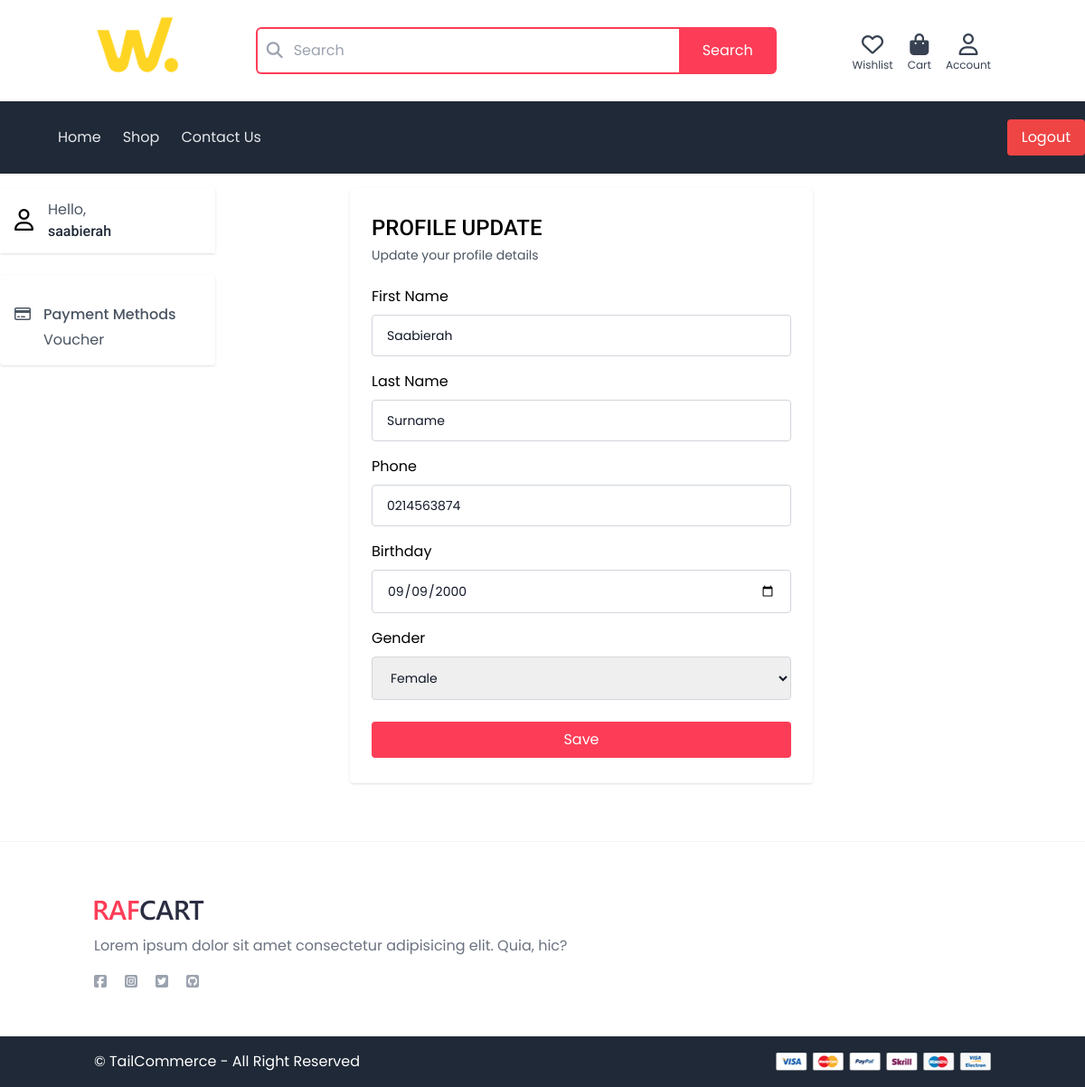
The page /users/profile/ (signed in) on the database its author committed.
### users/models.py (models this page shows)
class UserProfile(models.Model):
    user = models.OneToOneField(User, on_delete=models.CASCADE)
    first_name = models.CharField(max_length=150, blank=True)
    last_name = models.CharField(max_length=150, blank=True)
    phone = models.CharField(max_length=20, blank=True, null=True)
    birthday = models.DateField(blank=True, null=True)
    gender = models.CharField(max_length=1, choices=GENDER_CHOICES, blank=True)

### users/views.py (the view)
# urls.py: path('profile/', views.profile_info, name='customer-dashboard'),
@login_required
def profile_info(request):
    profile = getattr(request.user, 'userprofile', None)
    if request.method == 'POST':
        form = UserProfileForm(request.POST, instance=profile)
        if form.is_valid():
            profile = form.save(commit=False)
            profile.user = request.user  # Ensure user is set
            profile.save()
            form = UserProfileForm(instance=profile)
    else:
        form = UserProfileForm(instance=profile)
    return render(request, 'users/customer-dashboard.html', {
        'form': form,
        'profile': profile,
    })

### users/forms.py
class UserProfileForm(forms.ModelForm):
    class Meta:
        model = UserProfile
        fields = ['first_name', 'last_name', 'phone', 'birthday', 'gender']
    first_name = forms.CharField(widget=forms.TextInput(attrs={
         'placeholder' : 'Your first name',
         'class' : INPUT_CLASSES,
         'id' : 'id_firstname'
    }))
    last_name = forms.CharField(widget=forms.TextInput(attrs={
         'placeholder' : 'Your last name',
         'class' : INPUT_CLASSES,
         'id' : 'id_lastname'
    }))
    phone = forms.CharField(widget=forms.TextInput(attrs={
         'placeholder' : 'Your phone',
         'class' : INPUT_CLASSES,
         'id' : 'id_phone'
    }))
    birthday = forms.DateField(widget=forms.DateInput(attrs={
            'type': 'date',
            'class': INPUT_CLASSES,
            'id' : 'id_birthday'
    }))
    gender = forms.ChoiceField(
        choices=[('', 'Select gender')] + list(UserProfile._meta.get_field('gender').choices),
        widget=forms.Select(attrs={
            'class': INPUT_CLASSES,
            'id': 'id_gender'
    }))

### users/templates/users/customer-dashboard.html (shortened to what this page needs)
{% extends 'core/base.html' %}
{% block content %}
<div class="container grid grid-cols-12 items-start gap-6 pt-4 pb-16">
  <div class="col-span-3">
    <div class="px-4 py-3 shadow flex items-center gap-4">
      <div class="flex-shrink-0">
        <div class="text-2xl">
          <i class="fa-regular fa-user"></i>
        </div>
      </div>
      <div class="flex-grow">
        <p class="text-gray-600">Hello,</p>
        <h4 class="text-gray-800 font-medium">{{ user.username }}</h4>
      </div>
    </div>
    <div class="mt-6 bg-white shadow rounded p-4 divide-y divide-gray-200 space-y-4 text-gray-600">
      <div class="space-y-1 pl-8 pt-4">
        <a href="#" class="relative hover:text-primary block font-medium capitalize transition">
          <span class="absolute -left-8 top-0 text-base">
            <i class="fa-regular fa-credit-card"></i>
          </span>
          Payment methods
        </a>
        <a href="#" class="relative hover:text-primary block capitalize transition">
          Voucher
        </a>
      </div>
    </div>
  </div>
  <div class="col-span-9">
    <div class="contain">
      <div class="max-w-lg mx-auto shadow px-6 py-7 rounded overflow-hidden">
        <h2 class="text-2xl uppercase font-medium mb-1">Profile Update</h2>
        <p class="text-gray-600 mb-6 text-sm">
          Update your profile details
        </p>
        <form id="form" method="post" action="." novalidate>
          <div class="space-y-4">
            <div>
              <label class="inline-block mb-2">First Name</label>
              {{ form.first_name }}
            </div>
            <div>
              <label class="inline-block mb-2">Last Name</label>
              {{ form.last_name }}
            </div>
            <div>
              <label class="inline-block mb-2">Phone</label>
              {{ form.phone }}
            </div>
            <div>
              <label class="inline-block mb-2">Birthday</label>
              {{ form.birthday }}
            </div>
            <div>
            <label class="inline-block mb-2">Gender</label>
            {{ form.gender }}
            </div>
          </div>
          <div class="mt-6">
            <button type="submit"
                    style="background-color: #fd3d57;"
                    class="w-full py-2 text-center text-white rounded hover:bg-transparent hover:text-primary transition">
              Save
            </button>
          </div>
      </div>
    </div>
  </div>
</div>
{% endblock %}

### rows shown on the page
UserProfile: first_name "Saabierah", last_name "Surname", phone "0214563874", birthday "09/09/2000", gender "Female"

### other values the page prints
{{ user.username }} "saabierah"
